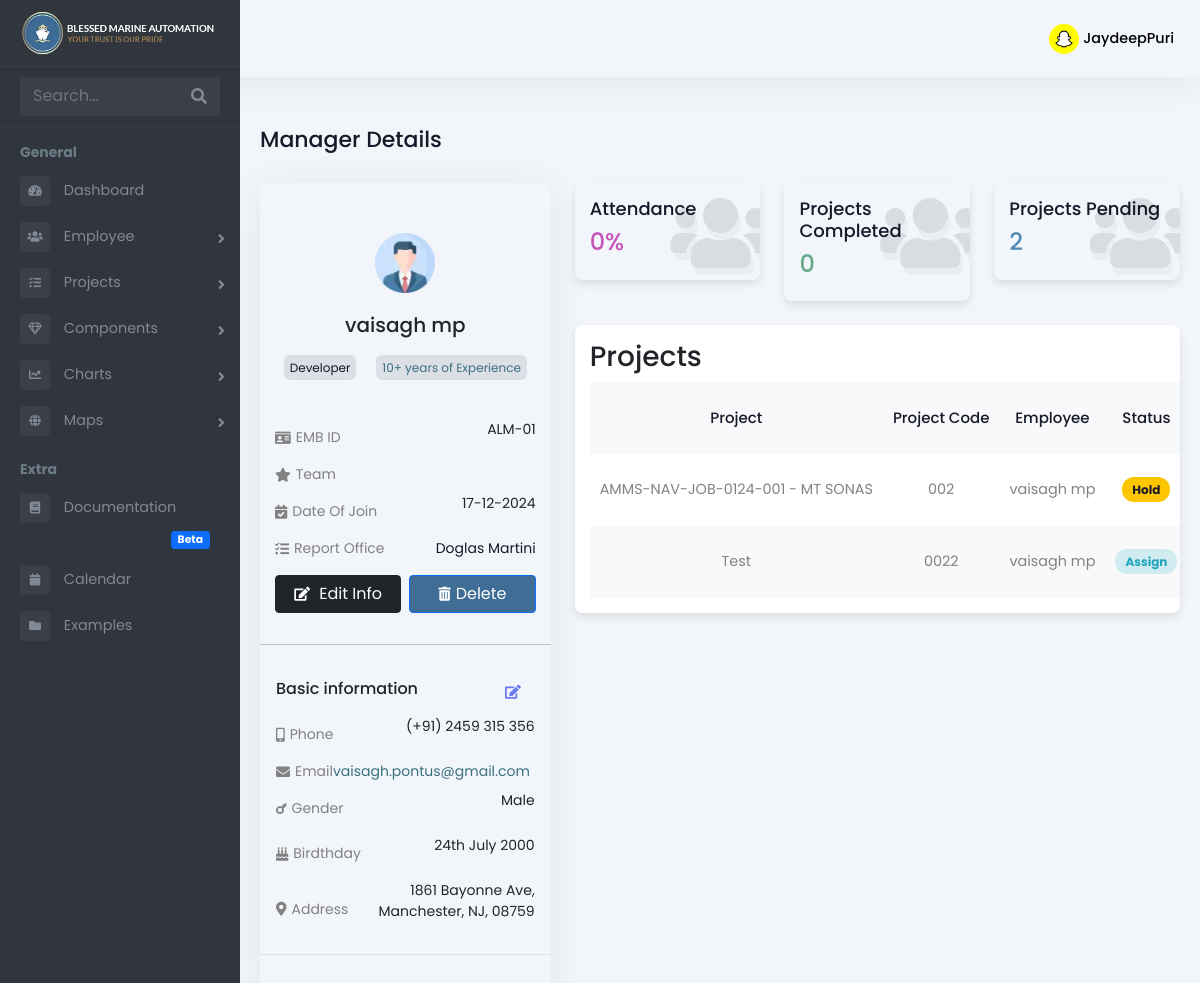
The app's page /admin-panel/manager/1/ (signed in), older data.
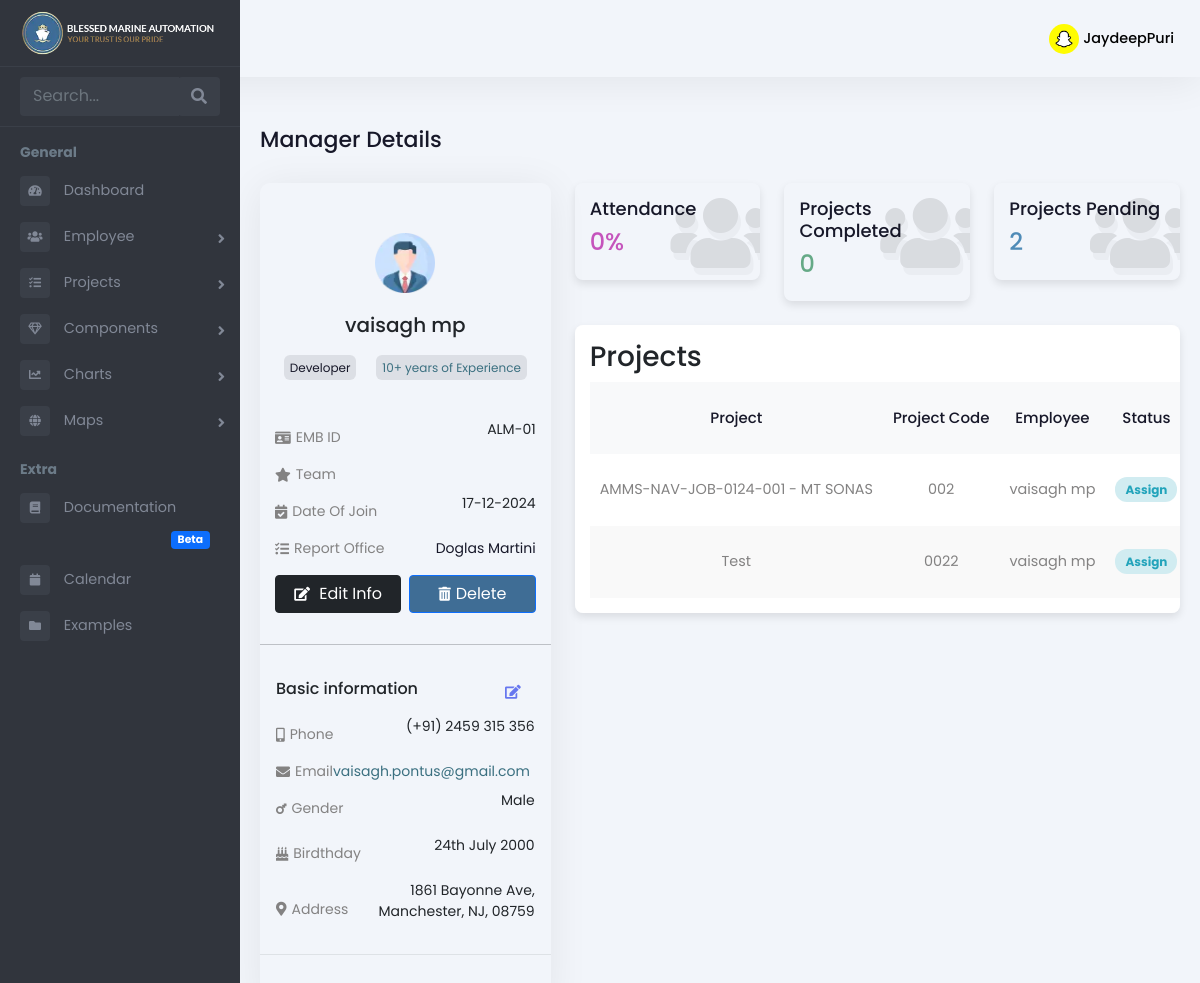
The same page, newer data.
### Admin/models.py (models this page shows, shortened)
class Project(models.Model):
    STATUS_CHOICES = [
        ('PENDING', 'Pending'),
        ('ASSIGN', 'Assign'),
        ('ONGOING', 'Ongoing'),
        ('HOLD', 'Hold'),
        ('CANCELLED', 'Cancelled'),
        ('COMPLETED', 'Completed'),
    ]
    CATEGORY_CHOICES = [
        ('OVERSEAS', 'Overseas'),
        ('ANCHORAGE', 'Anchorage'),
        ('HOLIDAY_WORKING', 'Holiday Working'),
    ]
    name = models.CharField(max_length=255)
    code = models.CharField(max_length=100, unique=True)
    purchase_and_expenses = models.DecimalField(
        max_digits=12, decimal_places=2, default=0.00)
    invoice_amount = models.DecimalField(
        max_digits=12, decimal_places=2, default=0.00)
    currency_code = models.CharField(max_length=10, default="USD")
    status = models.CharField(
        max_length=100, choices=STATUS_CHOICES, default='PENDING')
    category = models.CharField(
        max_length=50, choices=CATEGORY_CHOICES, default='OVERSEAS')
    manager = models.ForeignKey(
        'Employee', on_delete=models.SET_NULL, null=True, blank=True, related_name='managed_projects',
        limit_choices_to={'is_manager': True}
    )
    created_at = models.DateTimeField(auto_now_add=True)
    deadline_date = models.DateField(null=True, blank=True)

### Admin/views.py (the view)
# urls.py: path('manager/<int:manager_id>/', manager_profile, name='manager_profile'),
@login_required
def manager_profile(request, manager_id):
    employee = get_object_or_404(Employee, pk=manager_id)
    if employee.is_manager:
        all_projects = Project.objects.filter(manager=employee).select_related('manager')
    else:
        pass
    total_attendance_records = Attendance.objects.filter(employee=employee).count()
    approved_attendance_records = Attendance.objects.filter(
        employee=employee, status='APPROVED'
    ).count()
    attendance_percentage = (
        (approved_attendance_records / total_attendance_records) * 100
        if total_attendance_records > 0
        else 0
    )
    completed_projects = Project.objects.filter(manager=employee, status='COMPLETED').count()
    pending_projects = Project.objects.filter(manager=employee).exclude(Q(status='COMPLETED') | Q(status='ONGOING')).count()
    total_projects = completed_projects + pending_projects
    total_pending_projects = total_projects - completed_projects
    context = {
        'employee': employee,
        'all_projects': all_projects,
        'attendance_percentage': round(attendance_percentage, 1),
        'total_projects': total_projects,
        'completed_projects': completed_projects,
        'pending_projects': total_pending_projects,
        'is_manager': employee.is_manager,  # Check if the employee is a manager or not
    }
    return render(request, 'Admin/manager_profile.html', context)

### templates/Admin/manager_profile.html (shortened to what the changed rows need)
{% extends 'Admin/adminbase.html' %}
{% load custom_filters %}
{% load static %}
{% block content %}
<div class="emply-profile-wraper">
    <div class="pg-title">
        <h1>Manager Details</h1>
    </div>
    <div class="row">
        <div class="col-lg-8">
            <div class="emp-status-col">
                <div class="widget-box table-wdgt">
                    <table id="employee-prjct-table">
                        <thead>
                            <tr>
                                <th>Project</th>
                                <th>Project Code</th>
                                <th>Employee</th>
                                <th>Status</th>
                            </tr>
                        </thead>
                        <tbody>
                            {% for project in all_projects %}
                            <tr>
                                <td><a href="#">{{ project.name }}</a></td>
                                <td>{{ project.code }}</td>
                                <td>
                                    {{ employee.user.get_full_name }}
                                </td>
                                <td>
                                    {% if project.status == 'ONGOING' %}
                                    <span class="status ongoing">Ongoing</span>
                                    {% elif project.status == 'COMPLETED' %}
                                    <span class="status completed">Completed</span>
                                    {% elif project.status == 'HOLD' %}
                                    <span class="status hold">Hold</span>
                                    {% elif project.status == 'PENDING' %}
                                    <span class="status pending">Pending</span>
                                    {% elif project.status == 'CANCELLED' %}
                                    <span class="status cancelled">Cancelled</span>
                                    {% elif project.status == 'ASSIGN' %}
                                    <span class="status Assign">Assign</span>
                                    {% else %}
                                    <span class="status unknown">Unknown</span>
                                    {% endif %}
                                </td>
                            </tr>
                            {% endfor %}
                        </tbody>
                    </table>
                </div>
            </div>
        </div>
    </div>
</div>
{% endblock %}

Row changes from the older to the newer data that the page shows:
changed Project "AMMS-NAV-JOB-0124-001 - MT SONAS": status "Hold" → "Assign"
